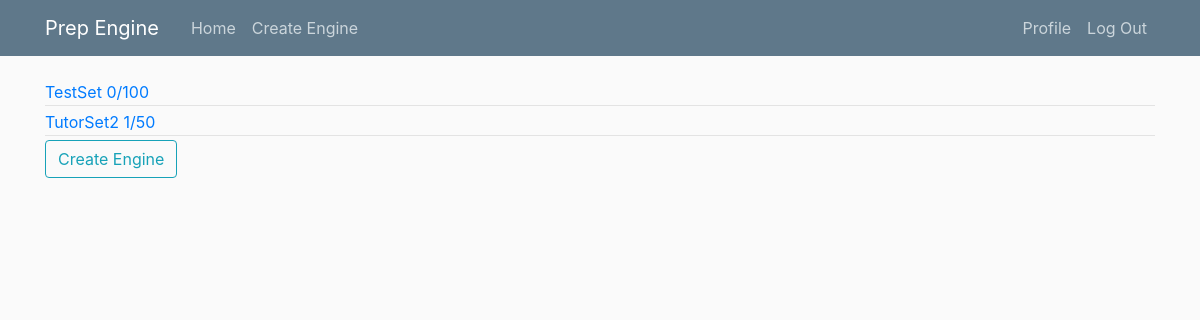
Before: / (signed in) with the older database file.
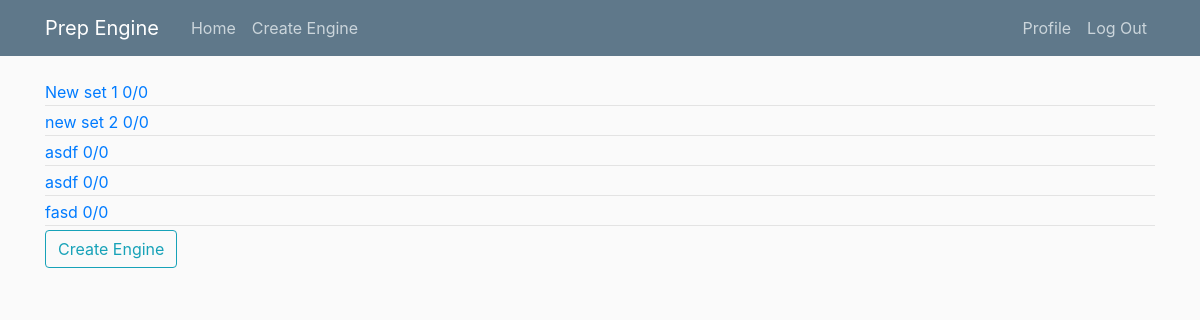
After: the same page with the newer database file.
### tutor_sets/models.py (models this page shows, shortened)
class TutorSet(models.Model):
    title = models.CharField(max_length=100)
    score = models.PositiveIntegerField(default=0)
    totalQuestions = models.PositiveIntegerField(default=0)
    author = models.ForeignKey(User, on_delete=models.CASCADE)

### home/views.py (the view)
# urls.py: path('', TutorSetListView.as_view(), name='engine-home'),
class TutorSetListView(ListView):
    model = TutorSet
    template_name = 'home/home.html'
    context_object_name = 'tutorSets'

### home/templates/home/home.html
{% extends "home/base.html" %}
{% block content %}
    {% if user.is_authenticated %}
        {% for tutorSet in tutorSets %}
        <a href="{% url 'tutorSet-detail' tutorSet.pk %}">
            <div class="article-metadata">
                {{ tutorSet.title }}
                {{ tutorSet.score }}/{{ tutorSet.totalQuestions }}
            </div>
        </a>
        {% endfor %}
        <a class="btn btn-outline-info" href="{% url 'tutorSet-create' %}">Create Engine</a>
    {% endif %}
{% endblock %}

### home/templates/home/base.html (shortened to what this page needs)
{% load static %}
<!DOCTYPE html>
<html lang="en">
<head>
    <link rel="stylesheet" href="https://maxcdn.bootstrapcdn.com/bootstrap/4.0.0/css/bootstrap.min.css">
    <link rel="stylesheet" href="{% static 'home/main.css' %}">
</head>
<body>
    <header class="site-header">
      <nav class="navbar navbar-expand-md navbar-dark bg-steel fixed-top">
        <div class="container">
          <a class="navbar-brand mr-4" href="{% url 'engine-home' %}">Prep Engine</a>
          <div class="collapse navbar-collapse" id="navbarToggle">
            <div class="navbar-nav mr-auto">
                {% if user.is_authenticated %}
                    <a class="nav-item nav-link" href="{% url 'engine-home' %}">Home</a>
                    <a class="nav-item nav-link" href="{% url 'tutorSet-create' %}">Create Engine</a>
                {% endif %}
            </div>
            <div class="navbar-nav">
              {% if user.is_authenticated %}
                <a class="nav-item nav-link" href="{% url 'profile' %}">Profile</a>
                <a class="nav-item nav-link" href="{% url 'logout' %}" data-toggle="modal" data-target="#confirmLogout">Log Out</a>
              {% else %}
                <a class="nav-item nav-link" href="{% url 'login' %}">Login</a>
                <a class="nav-item nav-link" href="{% url 'register' %}">Register</a>
              {% endif %}
            </div>
          </div>
        </div>
      </nav>
    </header>
    <div class="container">
        {% block content %}
        {% endblock %}
    </div>
</body>
</html>

### home/static/home/main.css (style rules this page uses)
body { background: #fafafa; color: #333333; margin-top: 5rem; }
.bg-steel { background-color: #5f788a; }
.site-header .navbar-nav .nav-link { color: #cbd5db; }
.article-metadata { padding-bottom: 1px; margin-bottom: 4px; border-bottom: 1px solid #e3e3e3 }

Changed rows visible on the page:
changed TutorSet: title "TestSet" → "New set 1"; totalQuestions "100" → "0"
changed TutorSet: title "TutorSet2" → "new set 2"; score "1" → "0"; totalQuestions "50" → "0"
added TutorSet: title "asdf", score "0", totalQuestions "0"
added TutorSet: title "asdf", score "0", totalQuestions "0"
added TutorSet: title "fasd", score "0", totalQuestions "0"
